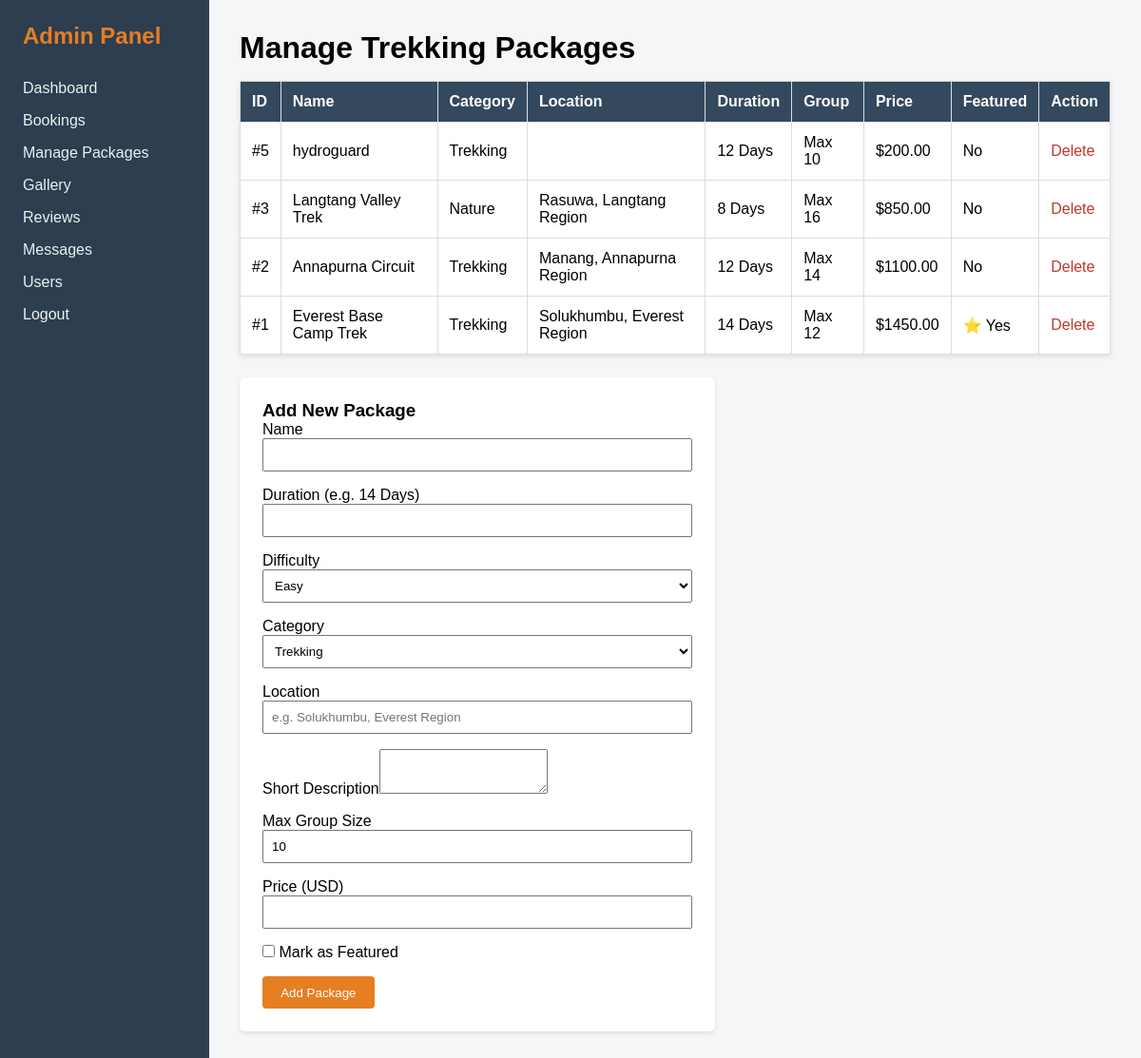
Screenshot of /admin/packages.php (signed in) with the database file from the repository.
### tables this page shows
CREATE TABLE `packages` (
  `id` int NOT NULL AUTO_INCREMENT,
  `name` varchar(150) NOT NULL,
  `duration` varchar(50) DEFAULT NULL,
  `difficulty` varchar(50) DEFAULT NULL,
  `category` varchar(50) DEFAULT 'Trekking',
  `location` varchar(150) DEFAULT '',
  `description` text,
  `max_group` int DEFAULT '10',
  `featured` tinyint(1) DEFAULT '0',
  `price` decimal(10,2) DEFAULT NULL,
  PRIMARY KEY (`id`)
);

### admin/packages.php (the view, shortened to what this page needs)
<?php
include '../includes/connection.php';
$packages = $conn->query("SELECT * FROM packages ORDER BY id DESC");
?>
<!DOCTYPE html>
<html lang="en">
<head>
</head>
<body>
    <div class="admin-layout">
        <aside class="sidebar">
            <h2 style="color: #e67e22; margin-bottom: 2rem;">Admin Panel</h2>
            <ul>
                <li><a href="dashboard.php">Dashboard</a></li>
                <li><a href="bookings.php">Bookings</a></li>
                <li><a href="packages.php">Manage Packages</a></li>
                <li><a href="gallery.php">Gallery</a></li>
                <li><a href="reviews.php">Reviews</a></li>
                <li><a href="messages.php">Messages</a></li>
                <li><a href="users.php">Users</a></li>
                <li><a href="logout.php">Logout</a></li>
            </ul>
        </aside>
        <main class="main-content">
            <h1>Manage Trekking Packages</h1>
            <table>
                <thead>
                    <tr><th>ID</th><th>Name</th><th>Category</th><th>Location</th><th>Duration</th><th>Group</th><th>Price</th><th>Featured</th><th>Action</th></tr>
                </thead>
                <tbody>
                    <?php if ($packages && $packages->num_rows > 0): ?>
                        <?php while($p = $packages->fetch_assoc()): ?>
                            <tr>
                                <td>#<?php echo $p['id']; ?></td>
                                <td><?php echo htmlspecialchars($p['name']); ?></td>
                                <td><?php echo htmlspecialchars($p['category']); ?></td>
                                <td><?php echo htmlspecialchars($p['location']); ?></td>
                                <td><?php echo htmlspecialchars($p['duration']); ?></td>
                                <td>Max <?php echo htmlspecialchars($p['max_group']); ?></td>
                                <td>$<?php echo htmlspecialchars($p['price']); ?></td>
                                <td><?php echo $p['featured'] ? '⭐ Yes' : 'No'; ?></td>
                                <td><a class="btn-delete" href="packages.php?delete=<?php echo $p['id']; ?>" onclick="return confirm('Delete this package?');">Delete</a></td>
                            </tr>
                        <?php endwhile; ?>
                    <?php else: ?>
                        <tr><td colspan="9">No packages found.</td></tr>
                    <?php endif; ?>
                </tbody>
            </table>
            <div class="form-card">
                <h3>Add New Package</h3>
                <form method="POST" action="packages.php">
                    <div class="form-group"><label>Name</label><input type="text" name="name" required></div>
                    <div class="form-group"><label>Duration (e.g. 14 Days)</label><input type="text" name="duration" required></div>
                    <div class="form-group">
                        <label>Difficulty</label>
                        <select name="difficulty" required>
                            <option value="Easy">Easy</option>
                        </select>
                    </div>
                    <div class="form-group">
                        <label>Category</label>
                        <select name="category" required>
                            <option value="Trekking">Trekking</option>
                        </select>
                    </div>
                    <div class="form-group"><label>Location</label><input type="text" name="location" placeholder="e.g. Solukhumbu, Everest Region" required></div>
                    <div class="form-group"><label>Short Description</label><textarea name="description" rows="3" required></textarea></div>
                    <div class="form-group"><label>Max Group Size</label><input type="number" name="max_group" value="10" required></div>
                    <div class="form-group"><label>Price (USD)</label><input type="number" step="0.01" name="price" required></div>
                    <div class="form-group">
                        <label><input type="checkbox" name="featured" style="width:auto;"> Mark as Featured</label>
                    </div>
                    <button type="submit" name="add_package" class="btn-add">Add Package</button>
                </form>
            </div>
        </main>
    </div>
</body>
</html>

### admin/packages.php (style rules this page uses)
* { margin:0; padding:0; box-sizing: border-box; font-family: sans-serif; }
.admin-layout { display: flex; min-height: 100vh; }
.sidebar { width: 220px; background: #2c3e50; color: #fff; padding: 1.5rem; }
.sidebar ul { list-style: none; }
.sidebar ul li { margin-bottom: 1rem; }
.sidebar ul li a { color: #ecf0f1; text-decoration: none; }
.main-content { flex: 1; background: #f4f6f7; padding: 2rem; }
table { width: 100%; border-collapse: collapse; background: #fff; margin-top: 1rem; box-shadow: 0 2px 5px rgba(0,0,0,0.1); }
th, td { padding: 12px; border: 1px solid #ddd; text-align: left; }
th { background: #34495e; color: #fff; }
.form-card { background: #fff; padding: 1.5rem; border-radius: 6px; max-width: 500px; margin-top: 1.5rem; box-shadow: 0 2px 4px rgba(0,0,0,0.1); }
.form-group { margin-bottom: 1rem; }
.form-group input, .form-group select { width: 100%; padding: 0.5rem; }
.btn-add { background: #e67e22; color: #fff; border: none; padding: 0.6rem 1.2rem; border-radius: 4px; cursor: pointer; }
.btn-delete { color: #c0392b; text-decoration: none; }

### rows the page displays
packages: id "5", name "hydroguard", category "Trekking", duration "12 Days", max_group "10", price "200.00", featured "No"
packages: id "3", name "Langtang Valley Trek", category "Nature", location "Rasuwa, Langtang Region", duration "8 Days", max_group "16", price "850.00", featured "No"
packages: id "2", name "Annapurna Circuit", category "Trekking", location "Manang, Annapurna Region", duration "12 Days", max_group "14", price "1100.00", featured "No"
packages: id "1", name "Everest Base Camp Trek", category "Trekking", location "Solukhumbu, Everest Region", duration "14 Days", max_group "12", price "1450.00", featured "⭐ Yes"
